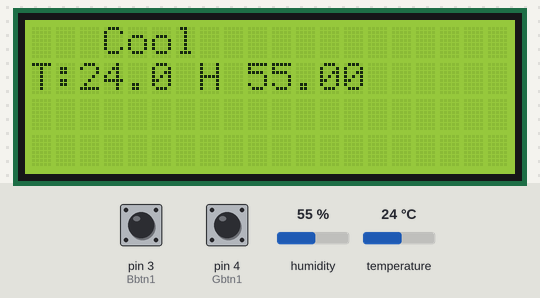
Recording of a sketch running on a simulated Arduino Mega 2560, built with avr-gcc and run on an emulated ATmega2560. Shown: 20×4 character LCD. The inputs (shaded band) are chosen by the test bench; at power-on: temperature 24 °C, humidity 55 %, pin 3 (Bbtn1) HIGH, pin 4 (Gbtn1) HIGH. What the sketch prints to the serial monitor is not drawn.

Above: at 1.7 s.
1.8 s: temperature set to 28 °C
At 4.1 s:
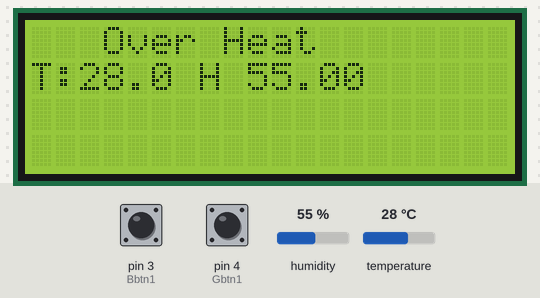
4.6 s: humidity set to 22 %
At 5.9 s:
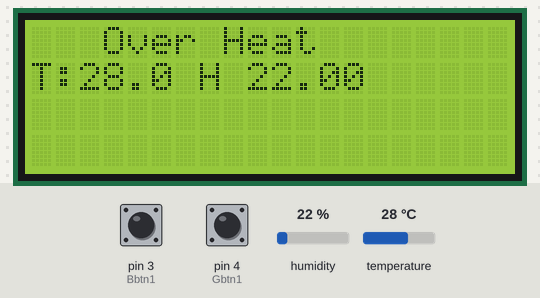
7.3 s: humidity set to 40 %
At 10.4 s:
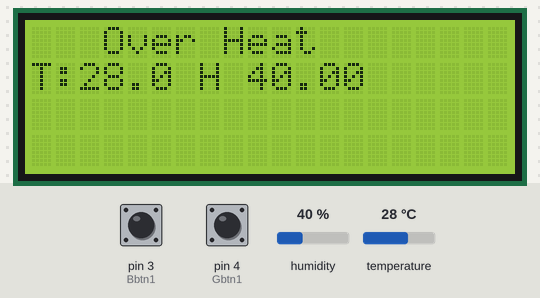
10.7 s: temperature set to 12 °C
At 12.2 s:
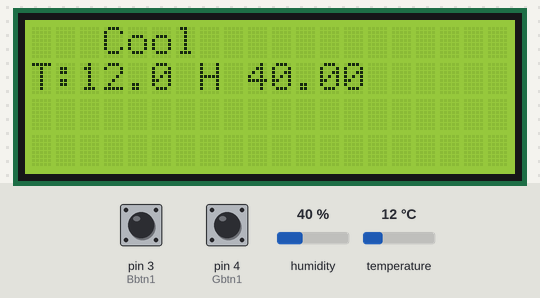
Timing chart, 0 to 13.7 s (numbered marks = the images above; inputs shaded):
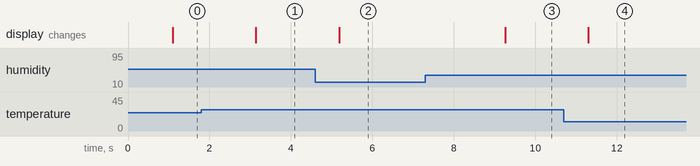

Measured:
- after the input at 1.8 s, the display: changes after 1.3 s (image 1)
- after the input at 4.6 s, the display: changes after 0.58 s (image 2)
- after the input at 7.3 s, the display: changes after 2.0 s (image 3)
- after the input at 10.7 s, the display: changes after 0.60 s (image 4)

The sketch:

sketch.ino
```cpp
#include<LiquidCrystal_I2C.h>
#include <DHT22.h>
#include<EEPROM.h>

#define I2C_ADDR   0x27
#define LCD_COLUMNS 20
#define LCD_LINE    4

#define pinData 2

float T_fix =25;

int x=0;

 LiquidCrystal_I2C Icd(I2C_ADDR, LCD_COLUMNS,LCD_LINE);

 DHT22 dht22cns(pinData);

 byte Rbtn1=1;
 byte Bbtn1=3;
 byte Gbtn1=4;


void setup() {
  // put your setup code here, to run once:
  Serial.begin(9600);

  Icd.init();
  //Icd.begin();
  Icd.backlight();
  Icd.clear();

  pinMode(Rbtn1, INPUT_PULLUP);
   pinMode(Bbtn1, INPUT_PULLUP);
    pinMode(Gbtn1, INPUT_PULLUP);

}


void loop() {
  if(digitalRead(Rbtn1)==LOW){T_fix++; delay(1000);}
   if(digitalRead(Bbtn1)==LOW){ T_fix--; delay(1000);}
    if(digitalRead(Gbtn1)==LOW){EEPROM.write(100,T_fix); delay(1000); }

    Serial.println("temp real value=");
  Serial.println(T_fix);
  x=EEPROM.read(100);
  Serial.println("temp fix value=");
  Serial.println(x);
  delay(1000);


  // put your main code here, to run repeatedly:
float h =  dht22cns.getHumidity();
float temp = dht22cns.getTemperature();

Icd.clear();
Icd.setCursor(0,1);
Icd.print("T:");
Icd.print(temp);

Icd.setCursor(6,1);
Icd.print(" H ");
Icd.print(h);

if(T_fix < temp){
  Icd.setCursor(3,0);
  Icd.print("Over Heat");
} else if(T_fix > temp){
  Icd.setCursor(3,0);
  Icd.print("Cool");

} else{
  Icd.setCursor(3,0);
  Icd.print("Temp is ok");
}

delay(1000);

}
```
